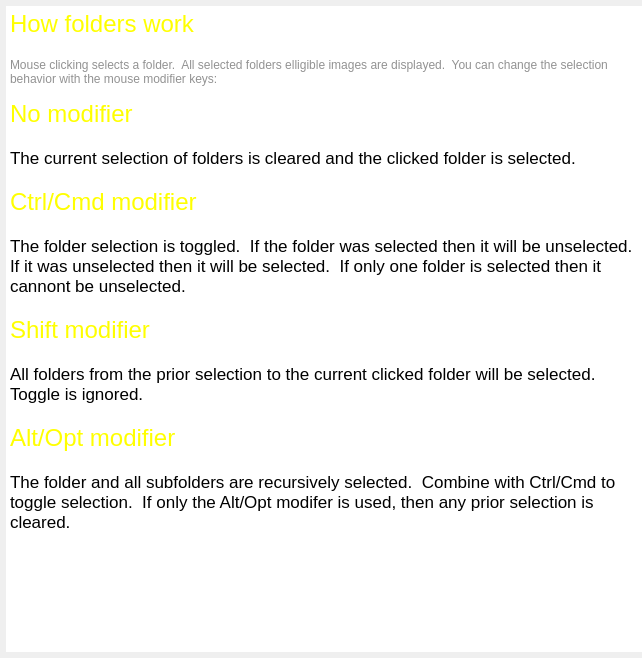
<?xml version="1.0" encoding="UTF-8"?>
<ui version="4.0">
 <class>FoldersHelpDlg</class>
 <widget class="QDialog" name="FoldersHelpDlg">
  <property name="geometry">
   <rect>
    <x>0</x>
    <y>0</y>
    <width>642</width>
    <height>658</height>
   </rect>
  </property>
  <property name="windowTitle">
   <string>Dialog</string>
  </property>
  <layout class="QVBoxLayout" name="verticalLayout">
   <property name="leftMargin">
    <number>6</number>
   </property>
   <property name="topMargin">
    <number>6</number>
   </property>
   <property name="rightMargin">
    <number>0</number>
   </property>
   <property name="bottomMargin">
    <number>6</number>
   </property>
   <item>
    <widget class="QTextBrowser" name="textBrowser">
     <property name="frameShape">
      <enum>QFrame::Shape::NoFrame</enum>
     </property>
     <property name="html">
      <string>&lt;!DOCTYPE HTML PUBLIC &quot;-//W3C//DTD HTML 4.0//EN&quot; &quot;http://www.w3.org/TR/REC-html40/strict.dtd&quot;&gt;
&lt;html&gt;&lt;head&gt;&lt;meta name=&quot;qrichtext&quot; content=&quot;1&quot; /&gt;&lt;meta charset=&quot;utf-8&quot; /&gt;&lt;style type=&quot;text/css&quot;&gt;
p, li { white-space: pre-wrap; }
hr { height: 1px; border-width: 0; }
li.unchecked::marker { content: &quot;\2610&quot;; }
li.checked::marker { content: &quot;\2612&quot;; }
&lt;/style&gt;&lt;/head&gt;&lt;body style=&quot; font-family:'.AppleSystemUIFont'; font-size:13pt; font-weight:400; font-style:normal;&quot;&gt;
&lt;p style=&quot; margin-top:0px; margin-bottom:0px; margin-left:0px; margin-right:0px; -qt-block-indent:0; text-indent:0px;&quot;&gt;&lt;span style=&quot; font-family:'Calibri','sans-serif'; font-size:18pt; color:#ffff00;&quot;&gt;How folders work&lt;/span&gt;&lt;/p&gt;
&lt;p style=&quot;-qt-paragraph-type:empty; margin-top:0px; margin-bottom:0px; margin-left:0px; margin-right:0px; -qt-block-indent:0; text-indent:0px;&quot;&gt;&lt;br /&gt;&lt;/p&gt;
&lt;p style=&quot; margin-top:0px; margin-bottom:0px; margin-left:0px; margin-right:0px; -qt-block-indent:0; text-indent:0px;&quot;&gt;&lt;span style=&quot; font-family:'Calibri','sans-serif'; font-size:medium; color:#929292;&quot;&gt;Mouse clicking selects a folder.  All selected folders elligible images are displayed.  You can change the selection behavior with the mouse modifier keys:&lt;/span&gt;&lt;/p&gt;
&lt;p style=&quot;-qt-paragraph-type:empty; margin-top:0px; margin-bottom:0px; margin-left:0px; margin-right:0px; -qt-block-indent:0; text-indent:0px; font-family:'Calibri','sans-serif'; font-size:medium; color:#929292;&quot;&gt;&lt;br /&gt;&lt;/p&gt;
&lt;p style=&quot; margin-top:0px; margin-bottom:0px; margin-left:0px; margin-right:0px; -qt-block-indent:0; text-indent:0px;&quot;&gt;&lt;span style=&quot; font-family:'Calibri','sans-serif'; font-size:18pt; color:#ffff00;&quot;&gt;No modifier&lt;/span&gt;&lt;/p&gt;
&lt;p style=&quot;-qt-paragraph-type:empty; margin-top:0px; margin-bottom:0px; margin-left:0px; margin-right:0px; -qt-block-indent:0; text-indent:0px;&quot;&gt;&lt;br /&gt;&lt;/p&gt;
&lt;p style=&quot; margin-top:0px; margin-bottom:0px; margin-left:0px; margin-right:0px; -qt-block-indent:0; text-indent:0px;&quot;&gt;The current selection of folders is cleared and the clicked folder is selected.&lt;/p&gt;
&lt;p style=&quot;-qt-paragraph-type:empty; margin-top:0px; margin-bottom:0px; margin-left:0px; margin-right:0px; -qt-block-indent:0; text-indent:0px;&quot;&gt;&lt;br /&gt;&lt;/p&gt;
&lt;p style=&quot; margin-top:0px; margin-bottom:0px; margin-left:0px; margin-right:0px; -qt-block-indent:0; text-indent:0px;&quot;&gt;&lt;span style=&quot; font-family:'Calibri','sans-serif'; font-size:18pt; color:#ffff00;&quot;&gt;Ctrl/Cmd modifier&lt;/span&gt;&lt;/p&gt;
&lt;p style=&quot;-qt-paragraph-type:empty; margin-top:0px; margin-bottom:0px; margin-left:0px; margin-right:0px; -qt-block-indent:0; text-indent:0px;&quot;&gt;&lt;br /&gt;&lt;/p&gt;
&lt;p style=&quot; margin-top:0px; margin-bottom:0px; margin-left:0px; margin-right:0px; -qt-block-indent:0; text-indent:0px;&quot;&gt;The folder selection is toggled.  If the folder was selected then it will be unselected.  If it was unselected then it will be selected.  If only one folder is selected then it cannont be unselected.&lt;/p&gt;
&lt;p style=&quot;-qt-paragraph-type:empty; margin-top:0px; margin-bottom:0px; margin-left:0px; margin-right:0px; -qt-block-indent:0; text-indent:0px;&quot;&gt;&lt;br /&gt;&lt;/p&gt;
&lt;p style=&quot; margin-top:0px; margin-bottom:0px; margin-left:0px; margin-right:0px; -qt-block-indent:0; text-indent:0px;&quot;&gt;&lt;span style=&quot; font-family:'Calibri','sans-serif'; font-size:18pt; color:#ffff00;&quot;&gt;Shift modifier&lt;/span&gt;&lt;/p&gt;
&lt;p style=&quot;-qt-paragraph-type:empty; margin-top:0px; margin-bottom:0px; margin-left:0px; margin-right:0px; -qt-block-indent:0; text-indent:0px;&quot;&gt;&lt;br /&gt;&lt;/p&gt;
&lt;p style=&quot; margin-top:0px; margin-bottom:0px; margin-left:0px; margin-right:0px; -qt-block-indent:0; text-indent:0px;&quot;&gt;All folders from the prior selection to the current clicked folder will be selected.  Toggle is ignored.&lt;/p&gt;
&lt;p style=&quot;-qt-paragraph-type:empty; margin-top:0px; margin-bottom:0px; margin-left:0px; margin-right:0px; -qt-block-indent:0; text-indent:0px;&quot;&gt;&lt;br /&gt;&lt;/p&gt;
&lt;p style=&quot; margin-top:0px; margin-bottom:0px; margin-left:0px; margin-right:0px; -qt-block-indent:0; text-indent:0px;&quot;&gt;&lt;span style=&quot; font-family:'Calibri','sans-serif'; font-size:18pt; color:#ffff00;&quot;&gt;Alt/Opt modifier&lt;/span&gt;&lt;/p&gt;
&lt;p style=&quot;-qt-paragraph-type:empty; margin-top:0px; margin-bottom:0px; margin-left:0px; margin-right:0px; -qt-block-indent:0; text-indent:0px;&quot;&gt;&lt;br /&gt;&lt;/p&gt;
&lt;p style=&quot; margin-top:0px; margin-bottom:0px; margin-left:0px; margin-right:0px; -qt-block-indent:0; text-indent:0px;&quot;&gt;The folder and all subfolders are recursively selected.  Combine with Ctrl/Cmd to toggle selection.  If only the Alt/Opt modifer is used, then any prior selection is cleared.&lt;/p&gt;&lt;/body&gt;&lt;/html&gt;</string>
     </property>
    </widget>
   </item>
  </layout>
 </widget>
 <resources/>
 <connections/>
</ui>
